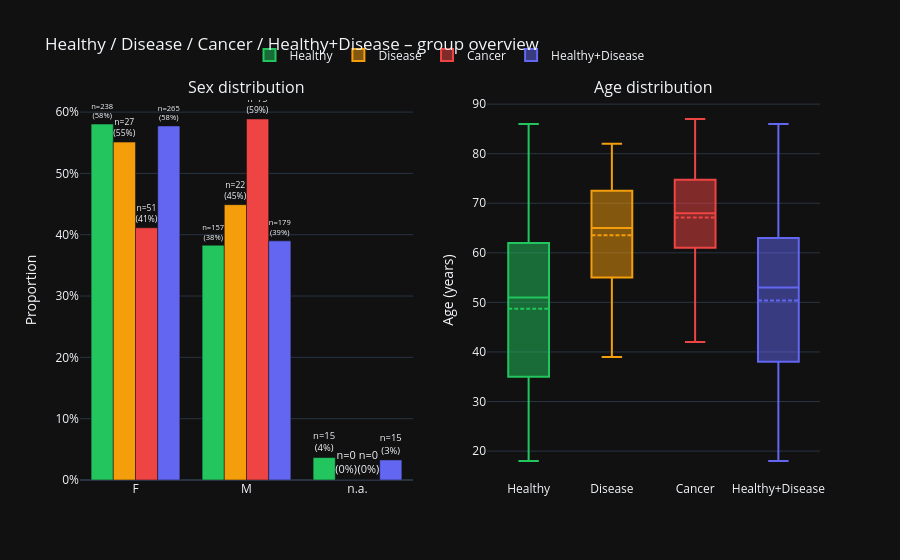

The notebook cell saved with this chart:
### Code cell
def make_group(mask):
    return (
        ds.y[mask].reset_index(drop=True),
        ds.sex[mask].reset_index(drop=True),
        ds.age[mask].reset_index(drop=True),
        ds.meta['Stage'][mask].reset_index(drop=True),
    )

m_healthy  = ds.y == HEALTHY
m_disease  = ds.y == DISEASE
m_cancer   = ds.y == CANCER
m_hd       = m_healthy | m_disease

splits_by_group = {
    'Healthy':          make_group(m_healthy),
    'Disease':          make_group(m_disease),
    'Cancer':           make_group(m_cancer),
    'Healthy+Disease':  make_group(m_hd),
}
plot_group_overview(
    splits_by_group,
    colors={
        'Healthy':         '#22c55e',
        'Disease':         '#f59e0b',
        'Cancer':          '#ef4444',
        'Healthy+Disease': '#6366f1',
    }
)

### Figure 1 — Plotly figure (JSON) as saved in the notebook; plotly's stock layout.template omitted (floating-point values rounded to 4 significant figures; data arrays with more than 128 entries replaced by an {"elided": "..."} marker saying what was removed)
{"data": [{"marker": {"color": "#22c55e"}, "name": "Healthy", "showlegend": false, "text": ["n=238<br>(58%)", "n=157<br>(38%)", "n=15<br>(4%)"], "textposition": "outside", "x": ["F", "M", "n.a."], "y": [0.5805, 0.3829, 0.03659], "type": "bar", "xaxis": "x", "yaxis": "y"}, {"boxmean": true, "marker": {"color": "#22c55e"}, "name": "Healthy", "showlegend": true, "y": {"elided": "410 float values"}, "type": "box", "xaxis": "x2", "yaxis": "y2"}, {"marker": {"color": "#f59e0b"}, "name": "Disease", "showlegend": false, "text": ["n=27<br>(55%)", "n=22<br>(45%)", "n=0<br>(0%)"], "textposition": "outside", "x": ["F", "M", "n.a."], "y": [0.551, 0.449, 0], "type": "bar", "xaxis": "x", "yaxis": "y"}, {"boxmean": true, "marker": {"color": "#f59e0b"}, "name": "Disease", "showlegend": true, "y": [70.0, 82.0, 56.0, 51.0, 76.0, 59.0, 44.0, 59.0, 46.0, 44.0, 80.0, 58.0, 74.0, 55.0, 49.0, 60.0, 39.0, 76.0, 74.0, 71.0, 65.0, 51.0, 68.0, 77.0, 78.0, 74.0, 63.0, 75.0, 47.0, 51.0, 60.0, 69.0, 63.0, 55.0, 69.0, 71.0, 64.0, 62.0, 65.0, 80.0, 65.0, 72.0, 67.0, 67.0, 55.0, 74.0, 65.0, 65.0, 54.0], "type": "box", "xaxis": "x2", "yaxis": "y2"}, {"marker": {"color": "#ef4444"}, "name": "Cancer", "showlegend": false, "text": ["n=51<br>(41%)", "n=73<br>(59%)", "n=0<br>(0%)"], "textposition": "outside", "x": ["F", "M", "n.a."], "y": [0.4113, 0.5887, 0], "type": "bar", "xaxis": "x", "yaxis": "y"}, {"boxmean": true, "marker": {"color": "#ef4444"}, "name": "Cancer", "showlegend": true, "y": [75.0, 75.0, 58.0, 58.0, 61.0, 61.0, 65.0, 61.0, 51.0, 71.0, 73.0, 82.0, 71.0, 81.0, 56.0, 74.0, 72.0, 76.0, 72.0, 70.0, 74.0, 87.0, 53.0, 53.0, 73.0, 69.0, 72.0, 66.0, 57.0, 66.0, 66.0, 56.0, 68.0, 71.0, 64.0, 53.0, 52.0, 75.0, 43.0, 68.0, 62.0, 73.0, 76.0, 61.0, 62.0, 76.0, 60.0, 83.0, 51.0, 80.0, 79.0, 54.0, 67.0, 63.0, 67.0, 81.0, 76.0, 67.0, 72.0, 76.0, 77.0, 83.0, 81.0, 64.0, 74.0, 68.0, 49.0, 65.0, 51.0, 56.0, 59.0, 47.0, 75.0, 65.0, 42.0, 78.0, 67.0, 75.0, 64.0, 80.0, 51.0, 70.0, 56.0, 81.0, 61.0, 77.0, 83.0, 73.0, 78.0, 77.0, 64.0, 82.0, 68.0, 62.0, 68.0, 67.0, 60.0, 74.0, 69.0, 72.0, 52.0, 65.0, 73.0, 73.0, 54.0, 73.0, 74.0, 77.0, 68.0, 63.0, 47.0, 61.0, 55.0, 68.0, 54.0, 62.0, 63.0, 78.0, 74.0, 63.0, NaN, 68.0, 79.0, 63.0], "type": "box", "xaxis": "x2", "yaxis": "y2"}, {"marker": {"color": "#6366f1"}, "name": "Healthy+Disease", "showlegend": false, "text": ["n=265<br>(58%)", "n=179<br>(39%)", "n=15<br>(3%)"], "textposition": "outside", "x": ["F", "M", "n.a."], "y": [0.5773, 0.39, 0.03268], "type": "bar", "xaxis": "x", "yaxis": "y"}, {"boxmean": true, "marker": {"color": "#6366f1"}, "name": "Healthy+Disease", "showlegend": true, "y": {"elided": "459 float values"}, "type": "box", "xaxis": "x2", "yaxis": "y2"}], "layout": {"xaxis": {"anchor": "y", "domain": [0.0, 0.45]}, "yaxis": {"anchor": "x", "domain": [0.0, 1.0], "title": {"text": "Proportion"}, "tickformat": ".0%"}, "xaxis2": {"anchor": "y2", "domain": [0.55, 1.0]}, "yaxis2": {"anchor": "x2", "domain": [0.0, 1.0], "title": {"text": "Age (years)"}}, "annotations": [{"font": {"size": 16}, "showarrow": false, "text": "Sex distribution", "x": 0.225, "xanchor": "center", "xref": "paper", "y": 1.0, "yanchor": "bottom", "yref": "paper"}, {"font": {"size": 16}, "showarrow": false, "text": "Age distribution", "x": 0.775, "xanchor": "center", "xref": "paper", "y": 1.0, "yanchor": "bottom", "yref": "paper"}], "title": {"text": "Healthy / Disease / Cancer / Healthy+Disease – group overview"}, "legend": {"orientation": "h", "yanchor": "bottom", "y": 1.08, "xanchor": "center", "x": 0.5}, "barmode": "group"}}
